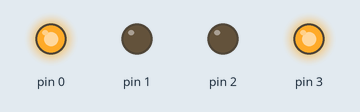
Recording of a sketch running on a simulated Arduino Uno, built with avr-gcc and run on an emulated ATmega328P. Shown: output pins drawn as LEDs (lit = HIGH).

Above: at 0.12 s.
At 1.92 s:
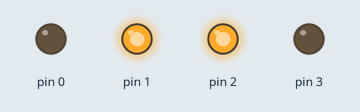
At 3.2 s:
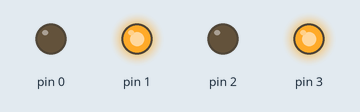
At 4.48 s:
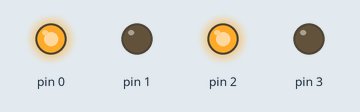
Timing chart, 0 to 4.8 s (numbered marks = the images above):
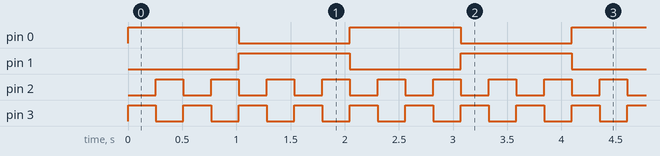

The sketch:

4.1.ino
```cpp
#include <avr/io.h>
#include <avr/interrupt.h>

int count0 = 0;
int count2 = 0;
int main(void)
{
  DDRD = 0x0F;
  SREG = 0x80;
  TCCR0A = 0x00;
  TCCR0B = 0x0B;
  TIMSK0 = 0x06;
  OCR0A = 249;
  OCR0B = 249;
  PORTD = 0x09;

  while(true){
  }
}

ISR(TIMER0_COMPA_vect)
{
  count0++;
  if(count0 == 250){
    PORTD ^= 0x0C;
    count0 = 0;
  }
}

ISR(TIMER0_COMPB_vect)
{
  count2++;
  if(count2 == 1000){
    PORTD ^= 0x03;
    count2 = 0;
  }
}
```

Measured:
- by itself, pin 0, pin 1: alternates HIGH for 1.0 s and LOW for 1.0 s
- by itself, pin 2, pin 3: alternates HIGH for 0.26 s and LOW for 0.26 s
- by itself, everything shown: repeats every 2.0 s, in 8 steps
